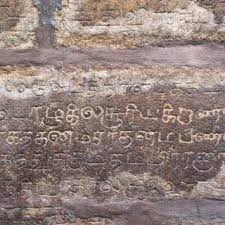
#> input picture data/samples/real_inscription.jpg, 225 x 225 px
$ python -i damage.py   (imports and definitions only)
#> lines starting #> are read from the running program, lines starting #| are printed output that depends on the picture
### tholscript/config.py
"""Central configuration for the TholScript ancient-script translator.

Everything that a user would plausibly want to change lives here so that the
training scripts, the inference pipeline and the web app all agree.
"""
from __future__ import annotations

import os
from dataclasses import dataclass, field, asdict
from pathlib import Path
from typing import Dict, List

ROOT = Path(__file__).resolve().parent.parent          # .../tholscript
FONT_DIR = ROOT / "fonts"
ARTIFACT_DIR = ROOT / "artifacts"
DATA_DIR = ROOT / "data"
REPORT_DIR = ROOT / "reports"
for _d in (ARTIFACT_DIR, DATA_DIR, REPORT_DIR):
    _d.mkdir(parents=True, exist_ok=True)

FONTS = {
    # script -> {style -> path}
    "tamil": {
        "sans": FONT_DIR / "NotoSansTamil-Regular.ttf",
        "sans_bold": FONT_DIR / "NotoSansTamil-Bold.ttf",
        "serif": FONT_DIR / "NotoSerifTamil-Regular.ttf",
    },
    "brahmi": {
        "sans": FONT_DIR / "NotoSansBrahmi-Regular.ttf",
    },
}

# --------------------------------------------------------------------------- #
# Synthetic inscription rendering
# --------------------------------------------------------------------------- #
IMAGE_HEIGHT = 88            # height (px) of the rendered "stone line" strip
MAX_LINE_WIDTH = 1500        # safety cap while composing a line
FONT_SIZE_RANGE = (54, 72)
CHAR_SPACING_RANGE = (2, 9)  # extra px between grapheme clusters

# --------------------------------------------------------------------------- #
# Model geometry
# --------------------------------------------------------------------------- #
GLYPH_SIZE = 56              # square patch fed to the glyph CNN
LINE_HEIGHT = 64             # height fed to the CRNN line reader
LINE_WIDTH = 960             # width fed to the CRNN line reader


@dataclass
class DamageConfig:
    """Probabilities / strengths of the degradation pipeline.

    ``level`` (0..3) scales every probability, so we can measure the
    accuracy-vs-damage curve that makes an OCR model for *ruined* stone useful.
    """
    level: int = 2
    p_erode: float = 0.55
    p_dilate: float = 0.15
    p_crack: float = 0.75
    p_chipping: float = 0.70
    p_lichen: float = 0.55
    p_stone_texture: float = 0.90
    p_lighting: float = 0.80
    p_blur: float = 0.70
    p_noise: float = 0.80
    p_perspective: float = 0.45
    p_partial_loss: float = 0.50   # a whole chunk of the line worn away
    max_level: int = 3

    # [4 lines left out: function scale, not called in this run]


@dataclass
class TrainConfig:
    epochs: int = 9
    batch_size: int = 96
    lr: float = 3e-4
    weight_decay: float = 1e-5
    samples_per_epoch: int = 3400
    val_samples: int = 700
    seed: int = 20260910
    num_workers: int = 0
    ckpt: str = "glyph_cnn.pt"

    crnn_pretrain_steps: int = 250
    crnn_epochs: int = 10
    crnn_batch_size: int = 24
    crnn_lr: float = 3e-3
    crnn_samples_per_epoch: int = 600
    crnn_val_samples: int = 90
    crnn_ckpt: str = "crnn_line.pt"

    def to_dict(self) -> Dict:
        return asdict(self)


DEFAULT_DAMAGE = DamageConfig()
DEFAULT_TRAIN = TrainConfig()

THREADS = int(os.environ.get("THOLSCRIPT_THREADS", "0"))  # 0 => let torch decide


def get_device() -> str:
    """Return 'cuda', 'mps', or 'cpu' depending on available hardware accelerators."""
    env_dev = os.environ.get("THOLSCRIPT_DEVICE")
    if env_dev:
        return env_dev
    try:
        import torch
        if torch.cuda.is_available():
            return "cuda"
        if hasattr(torch.backends, "mps") and torch.backends.mps.is_available():
            return "mps"
    except Exception:
        pass
    return "cpu"


DEVICE = get_device()


# [8 lines left out: function torch_threads, not called in this run]

### tholscript/vision/damage.py
"""Physical-looking degradation of a clean inscription render.

A model trained on clean vector glyphs scores 99% and is useless on a
rain-worn hero stone.  Everything in :func:`degrade` is a *physical* process
you can point at on a real slab:

======================  =====================================================
stone texture           low-frequency value noise = granite grain / weathering
lighting                directional gradient = raking sunlight or torch light
chipping                soft-edged blobs removed = flaking / tool damage
cracks                  random-walk fractures = thermal stress
lichen                  smooth pale blobs = biological growth
partial loss            a whole band of the line worn away = erosion
erosion / dilation      the cutter's tool marks, and ink spread in the groove
perspective             the photo was not taken square to the slab
blur + noise            camera and scanner
======================  =====================================================

Each effect is switched on by probability and its strength is scaled by
``DamageConfig.level`` so we can measure an accuracy-vs-damage curve.
"""
from __future__ import annotations

import random
from dataclasses import dataclass
from typing import List, Optional, Tuple

import cv2
import numpy as np

from tholscript.config import DamageConfig


# --------------------------------------------------------------------------- #
# helpers
# --------------------------------------------------------------------------- #
def _rng(seed: Optional[int] = None) -> np.random.Generator:
    """Accept None / int / random.Random / Generator and always return a Generator."""
    if isinstance(seed, np.random.Generator):
        return seed
    if isinstance(seed, random.Random):
        return np.random.default_rng(seed.randint(0, 2 ** 31 - 1))
    return np.random.default_rng(seed)


def _value_noise(h: int, w: int, cells: int, rng: np.random.Generator) -> np.ndarray:
    """Bilinearly upsampled random grid -> smooth 0..1 field (fBm building block)."""
    grid = rng.random((cells, cells), dtype=np.float32)
    return cv2.resize(grid, (w, h), interpolation=cv2.INTER_CUBIC)


def fractal_noise(h: int, w: int, rng, octaves: int = 4) -> np.ndarray:
    """Multi-octave value noise in 0..1; `rng` may be a Generator or random.Random."""
    rng = _rng(rng)
    out = np.zeros((h, w), np.float32)
    amp, total, cells = 1.0, 0.0, 4
    for _ in range(octaves):
        out += amp * _value_noise(h, w, cells, rng)
        total += amp
        amp *= 0.5
        cells *= 2
    return out / max(total, 1e-6)


# [38 lines left out: functions _soft_blob_mask, _crack, not called in this run]


@dataclass
class DamageTrace:
    """Which effects actually fired - shown in the web UI next to the image."""
    applied: List[str]

    def describe(self) -> str:
        return ", ".join(self.applied) if self.applied else "clean render (no damage)"


# --------------------------------------------------------------------------- #
# engraved-letterform randomisation (closes the print->chisel gap)
# --------------------------------------------------------------------------- #
# [159 lines left out: functions elastic, thin_strokes, lowres_pass, jpegish, degrade, compose_photo, not called in this run]


def render_stone_photo(img: np.ndarray, seed: Optional[int] = None,
                       size: Optional[Tuple[int, int]] = None) -> np.ndarray:
    """Turn an already-degraded line strip into a full slab photo for the demo.

    Adds a stone background, vignette, a slight rotation and JPEG-ish artefacts,
    plus a border so the line segmentation stage has something real to find.
    """
    rng = _rng(seed)
    h, w = img.shape
    if size is not None:
        tw, th = size
        scale = min(tw / w, th / h)
        img = cv2.resize(img, (max(2, int(w * scale)), max(2, int(h * scale))))
        h, w = img.shape
    pad_y, pad_x = int(0.75 * h), int(0.25 * w)
    H, W = h + 2 * pad_y, w + 2 * pad_x
    bg = fractal_noise(H, W, rng, octaves=5) * 0.35 + 0.45
    bg += rng.normal(0, 0.03, (H, W)).astype(np.float32)
    canvas = bg.copy()
    y0, x0 = pad_y, pad_x
    canvas[y0:y0 + h, x0:x0 + w] = np.minimum(canvas[y0:y0 + h, x0:x0 + w] * 0.9,
                                              img * 0.95)
    # vignette
    yy, xx = np.mgrid[0:H, 0:W].astype(np.float32)
    d = np.sqrt(((xx - W / 2) / (W / 2)) ** 2 + ((yy - H / 2) / (H / 2)) ** 2)
    canvas = canvas * (1.0 - 0.30 * np.clip(d - 0.55, 0, 1) ** 1.5)
    # slight rotation of the whole slab
    ang = rng.uniform(-3.0, 3.0)
    M = cv2.getRotationMatrix2D((W / 2, H / 2), ang, 1.0)
    canvas = cv2.warpAffine(canvas, M, (W, H), borderMode=cv2.BORDER_REPLICATE)
    return np.clip(canvas, 0, 1).astype(np.float32)

>>> import cv2
>>> picture = cv2.imread('../../data/samples/real_inscription.jpg', cv2.IMREAD_GRAYSCALE)
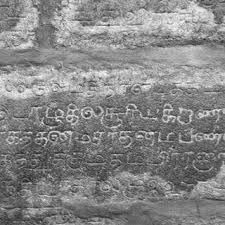
#> picture: shape (225, 225); min 26, max 255, mean 134.1
>>> result = render_stone_photo(picture)
#> after the loop in fractal_noise, `for _ in range(octaves):`:
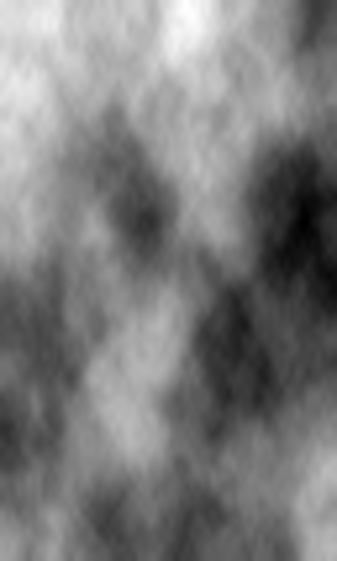
#> out: shape (561, 337) float32; min 0.153, max 1.77, mean 0.943; drawn with min black and max white
#> in render_stone_photo, `canvas[y0:y0 + h, x0:x0 + w] = np.minimum(canvas[y0:y0 + h, x0:x0 + w]..`:
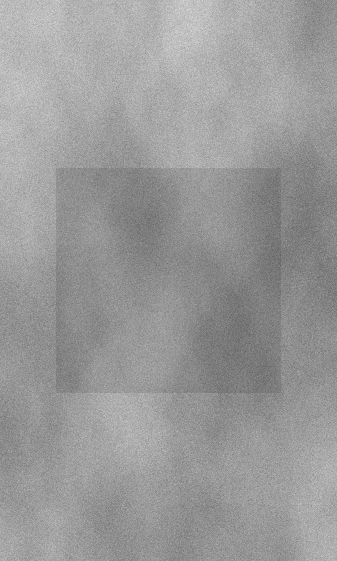
#> canvas: shape (561, 337) float32; min 0.371, max 0.856, mean 0.604
#> in render_stone_photo, `canvas = canvas * (1.0 - 0.30 * np.clip(d - 0.55, 0, 1) ** 1.5)`:
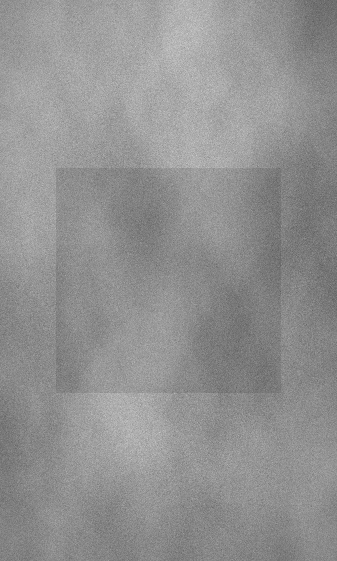
#> canvas: shape (561, 337) float32; min 0.37, max 0.802, mean 0.572
